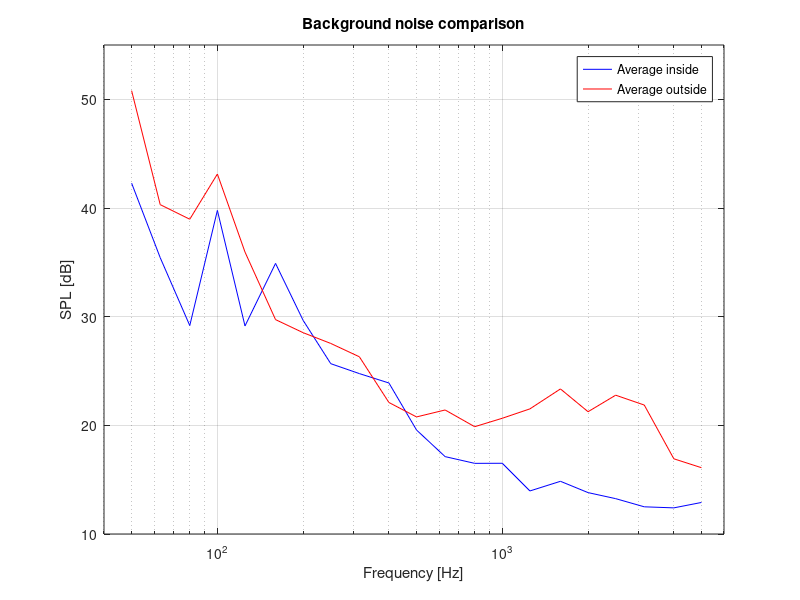
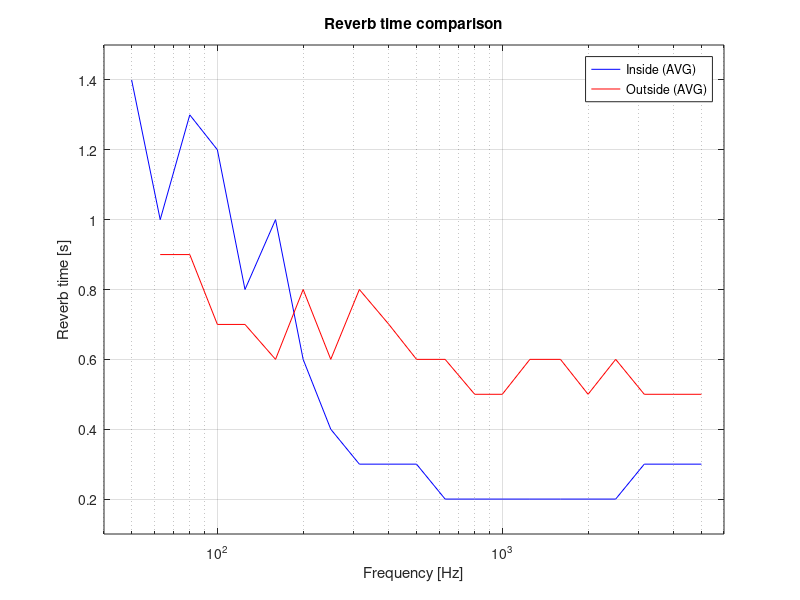
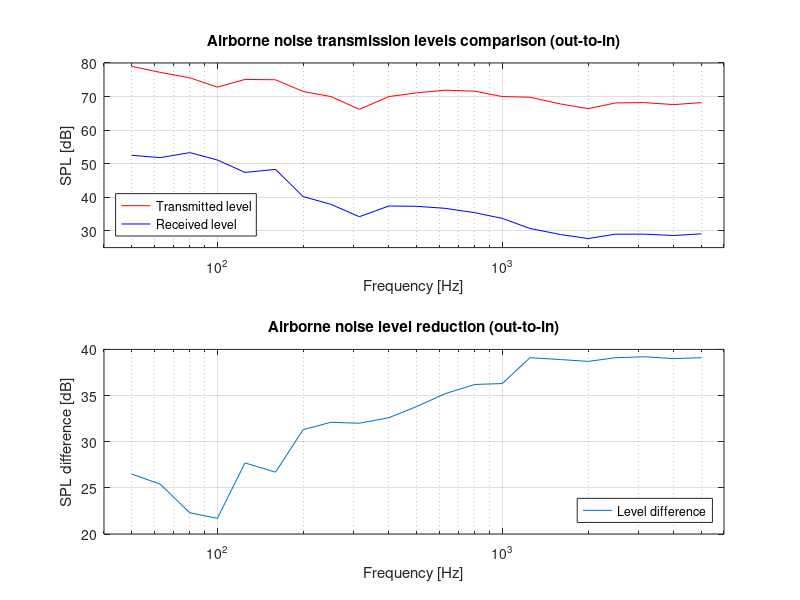
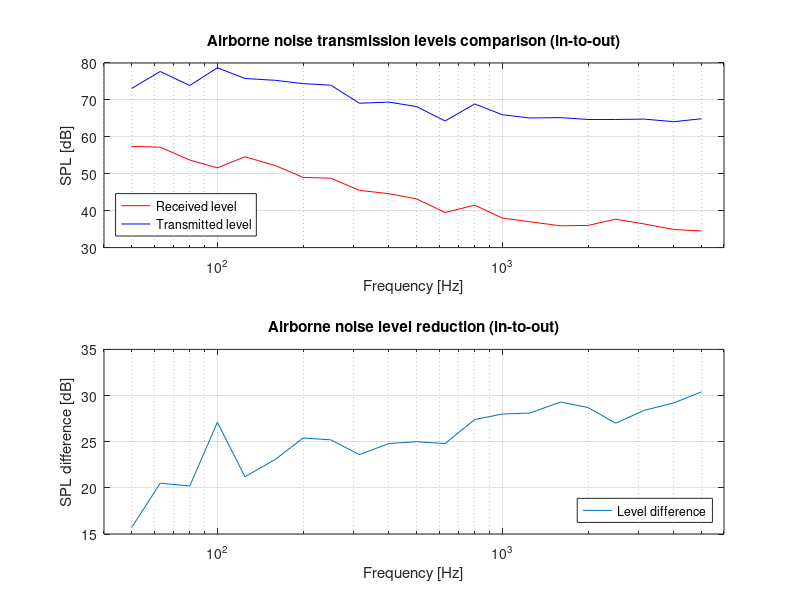

Source code (MATLAB) for these figures, in order:

%% 0 - Global data

room_length = 5.73;
room_width = 3.55;
room_height = 3.05;

outside_width = 2.59;
outside_length = 6.30;
outside_height = 3.00;

separation_wall_width = 3.55;
separation_wall_height = 3.05;

door_width = 1.04;
door_height = 2.07;


%% 1 - Input data

% 1.1 - General data
frequency_bands = [50 63 80 100 125 160 200 250 315 400 500 630 800 1000 1250 1600 2000 2500 3150 4000 5000];

% 1.2 - Background noise
noise_inside_room_1 = [38.1 37.2 27.9 42.8 28.2 35.0 28.6 26.3 24.3 25.1 20.9 17.7 15.5 16.1 14.4 14.9 14.2 13.0 12.7 12.7 13.1];
noise_inside_room_2 = [45.1 33.2 30.3 35.1 30.0 34.8 30.6 25.0 25.2 22.5 18.0 16.5 17.4 16.9 13.5 14.8 13.4 13.5 12.3 12.1 12.7];
noise_inside_average = 20 * log10((10.^(noise_inside_room_1/20) + 10.^(noise_inside_room_2/20) ) / 2);

noise_outside_1 = [49.4 39.9 39.5 44.2 36.8 28.1 27.3 26.7 26.7 23.0 21.4 22.4 20.5 20.5 21.0 23.4 21.0 22.1 21.3 16.3 15.1];
noise_outside_2 = [52.0 40.7 38.4 41.9 35.0 31.1 29.6 28.3 25.9 21.1 20.1 20.3 19.2 20.8 22.0 23.3 21.5 23.4 22.4 17.5 17.0];
noise_outside_average = 20 * log10((10.^(noise_outside_1/20) + 10.^(noise_outside_2/20) ) / 2);

% 1.3 - Reverb time

% Note: this one is missing the first band (50Hz)
reverb_outside_average = [0.9 0.9 0.7 0.7 0.6 0.8 0.6 0.8 0.7 0.6 0.6 0.5 0.5 0.6 0.6 0.5 0.6 0.5 0.5 0.5];

reverb_inside_average =  [1.4 1.0 1.3 1.2 0.8 1.0 0.6 0.4 0.3 0.3 0.3 0.2 0.2 0.2 0.2 0.2 0.2 0.2 0.3 0.3 0.3];

% 1.4 - Noise transmission
out_to_in_outside = [79.0 77.2 75.6 72.8 75.1 75.0 71.5 70.0 66.2 70.0 71.1 71.9 71.6 70.0 69.8 67.8 66.4 68.1 68.2 67.6 68.2];
out_to_in_inside = [52.5 51.8 53.3 51.1 47.4 48.3 40.2 37.9 34.2 37.4 37.3 36.7 35.4 33.7 30.7 28.9 27.7 29.0 29.0 28.6 29.1];

in_to_out_inside = [73.1 77.7 73.9 78.7 75.8 75.3 74.4 74.0 69.1 69.4 68.2 64.3 68.9 66.0 65.1 65.2 64.7 64.7 64.8 64.1 64.9];
in_to_out_outside = [57.4 57.2 53.7 51.6 54.6 52.2 49.0 48.8 45.5 44.6 43.2 39.5 41.5 38.0 37.0 35.9 36.0 37.7 36.4 34.9 34.5];


%% 2 - Plots

% 2.1 - Background noise

subplot(2,1,1);
semilogx(frequency_bands, noise_inside_room_1, 'g');
hold on
semilogx(frequency_bands, noise_inside_room_2, 'r');
semilogx(frequency_bands, noise_inside_average, 'b');
grid
xlim([40 6000]);
ylim([10 55]);
legend({'Inside mic 1', 'Inside mic 2', 'Average'});
xlabel('Frequency [Hz]');
ylabel('SPL [dB]');
title('Background noise inside the room');

subplot(2,1,2);
semilogx(frequency_bands, noise_outside_1, 'g');
hold on
semilogx(frequency_bands, noise_outside_2, 'r');
semilogx(frequency_bands, noise_outside_average, 'b');
grid
xlim([40 6000]);
ylim([10 55]);
legend({'Outside mic 1', 'Outside mic 2', 'Average'});
xlabel('Frequency [Hz]');
ylabel('SPL [dB]');
title('Background noise outside the room');

pause
close all

fig = figure();
semilogx(frequency_bands, noise_inside_average, 'b');
hold on
semilogx(frequency_bands, noise_outside_average, 'r');
grid
xlim([40 6000]);
ylim([10 55]);
legend({'Average inside', 'Average outside'});
xlabel('Frequency [Hz]');
ylabel('SPL [dB]');
title('Background noise comparison');
print(fig,'-dpdf','background_noise_comparison.pdf');

pause
close all

% 2.2 - Reverb time

fig = figure();
semilogx(frequency_bands, reverb_inside_average, 'b');
hold on
semilogx(frequency_bands(2:length(frequency_bands)), reverb_outside_average, 'r');
grid
xlim([40 6000]);
ylim([0.1 1.5]);
legend({'Inside (AVG)', 'Outside (AVG)'});
xlabel('Frequency [Hz]');
ylabel('Reverb time [s]');
title('Reverb time comparison');
print(fig,'-dpdf','reverb_time_comparison.pdf');

pause
close all

% 2.3 - Airborne transmission (out to in)

fig = figure();
subplot(2,1,1);
semilogx(frequency_bands, out_to_in_outside, 'r');
hold on
semilogx(frequency_bands, out_to_in_inside, 'b');
legend({'Transmitted level', 'Received level'}, 'Location', 'southwest');
xlabel('Frequency [Hz]');
ylabel('SPL [dB]');
title('Airborne noise transmission levels comparison (out-to-in)');
grid
xlim([40 6000]);
ylim([25 80]);

subplot(2,1,2);
semilogx(frequency_bands, out_to_in_outside - out_to_in_inside);
legend({'Level difference'}, 'Location', 'southeast');
xlabel('Frequency [Hz]');
ylabel('SPL difference [dB]');
title('Airborne noise level reduction (out-to-in)');
grid
xlim([40 6000]);
ylim([20 40]);
print(fig,'-dpdf','airborne_transmission_incoming.pdf')

pause
close all

% 2.4 - Airborne transmission (in to out)

fig = figure();
subplot(2,1,1);
semilogx(frequency_bands, in_to_out_outside, 'r');
hold on
semilogx(frequency_bands, in_to_out_inside, 'b');
legend({'Received level', 'Transmitted level'}, 'Location', 'southwest');
xlabel('Frequency [Hz]');
ylabel('SPL [dB]');
title('Airborne noise transmission levels comparison (in-to-out)');
grid
xlim([40 6000]);
ylim([30 80]);

subplot(2,1,2);
semilogx(frequency_bands, in_to_out_inside - in_to_out_outside);
legend({'Level difference'}, 'Location', 'southeast');
xlabel('Frequency [Hz]');
ylabel('SPL difference [dB]');
title('Airborne noise level reduction (in-to-out)');
grid
xlim([40 6000]);
ylim([15 35]);
print(fig,'-dpdf','airborne_transmission_outcoming.pdf')

pause
close all

% 2.5 - Airborn transmission comparision

fig = figure();
semilogx(frequency_bands, in_to_out_inside - in_to_out_outside, 'b');
hold on
semilogx(frequency_bands, out_to_in_outside - out_to_in_inside, 'r');
legend({'In to out', 'Out to in'}, 'Location', 'southeast');
xlabel('Frequency [Hz]');
ylabel('SPL difference [dB]');
title('Airborne noise level reduction (comparision of ways)');
grid
xlim([40 6000]);
ylim([15 40]);
print(fig,'-dpdf','test.pdf')
print(fig,'-dpdf','airborne_transmission_comparision_ways.pdf')

pause
close all
disp('Done!');
